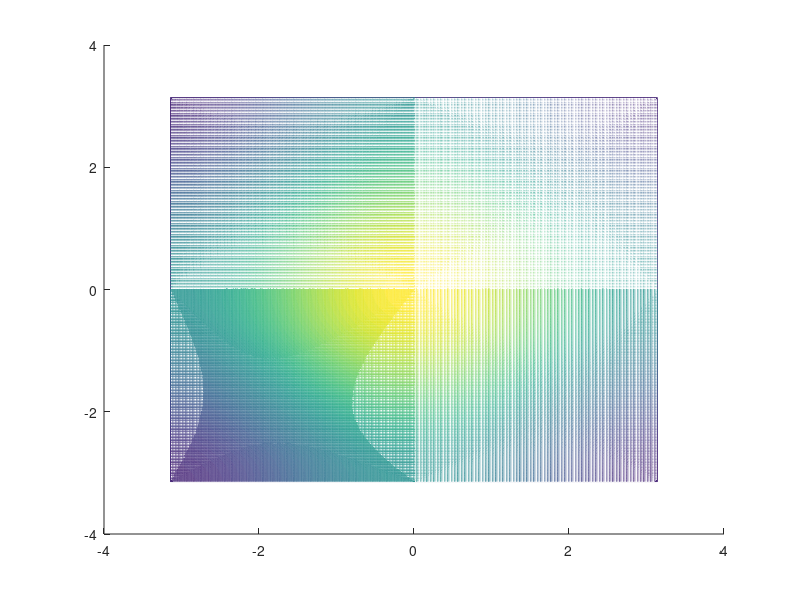

Reproduce this figure in MATLAB.
clear all
t1=33.5;
t2=25.8;
U1=0;
U2=0;
U12=0;
if(t1>t2)
    shift=-2*t2+4*t1;
else
    shift=2*t2;
end
E1=zeros(1000);
E2=zeros(1000);
figure
hold on
%%%%%%%
%%%    2Dplot
% for i=1:3
%     if(i==1)
%         kx=linspace(0,2*pi,1000);
%         ky=0;
%     end
%     if(i==2)
%         kx=linspace(2*pi,0,1000);
%         ky=-kx+2*pi;
%     end
%     if(i==3)
%         kx=0;
%         ky=linspace(2*pi,pi,1000);
%     end
%%%%%%%%
%%%%%%%%
%%%%   3Dplot
[kx,ky]=meshgrid(-pi:0.01:pi);
%%%%
a=2*t2.*cos(kx)+U1+shift;
b=4*t1.*cos(kx/2).*cos(ky/2)+U12;
c=b;
d=2*t2.*cos(ky)+U2+shift;
E1=a/2 + d/2 - (a.^2 - 2.*a.*d + d.^2 + 4.*b.*c).^(1/2)/2;
E2=a/2 + d/2 + (a.^2 - 2.*a.*d + d.^2 + 4.*b.*c).^(1/2)/2;
%     x=U;
%     E1=(a.^2/2 + d.^2/2 - x^2 + b.*c + ((a+d).*((a-d).^2 + 4.*b.*c).^(1/2))./2).^(1/2)-shift;
%     E2=(a.^2/2 + d.^2/2 - x^2 + b.*c - ((a+d).*((a-d).^2 + 4.*b.*c).^(1/2))./2).^(1/2)-shift;
%%%%%    3Dplot
mesh(kx,ky,E1)
hold  on
mesh(kx,ky,E2)
%%%%%

%%%%%%
%%%     2Dplot
%     if(i==1)
%         plot(kx/2/pi,E1,'k','linewidth',4)
% %         plot(kx/2/pi,E2,'r','linewidth',4)
%     end
%     if(i==2)
%         plot(1+(2*pi-kx)*sqrt(2)/2/pi,E1,'k','linewidth',4)
% %         plot(1+(2*pi-kx)*sqrt(2)/2/pi,E2,'r','linewidth',4)
%     end
%     if(i==3)
%         plot(1+sqrt(2)+(2*pi-ky)/2/pi,E1,'k','linewidth',4)
% %         plot(1+sqrt(2)+(2*pi-ky)/2/pi,E2,'r','linewidth',4)
%     end
% end
% axis([0 1.5+sqrt(2) 0 20])
% box on
% grid on